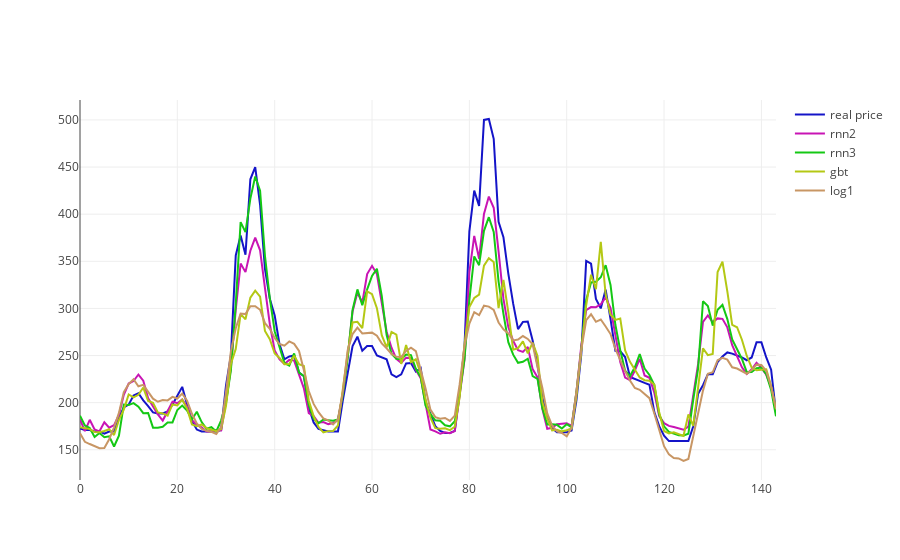

This figure's notebook cell:
### Markdown cell above
##### Linear plot of price real values and forecasts made by top 4 models

### Code cell
trace1=go.Scatter(
    y=y,
    name='real price',
    line=dict(color='rgb(20,20,200)')
)

trace2=go.Scatter(
    y=np.array(y_pred)[:,0],
    name=kols[0],
    line=dict(color='rgb(200,20,180)')
)

trace3=go.Scatter(
    y=np.array(y_pred)[:,1],
    name=kols[1],
    line=dict(color='rgb(20,200,20)')
)

trace4=go.Scatter(
    y=np.array(y_pred)[:,2],
    name=kols[2],
    line=dict(color='rgb(180,200,20)')
)

trace5=go.Scatter(
    y=np.array(y_pred)[:,3],
    name=kols[3],
    line=dict(color='rgb(200,150,100)')
)

layout=go.Layout(
    #title='MAPE errors',
    autosize=False,
    width=800,
    height=500,
)

data=[trace1,trace2,trace3,trace4,trace5]
fig=go.Figure(data=data, layout=layout)

iplot(data,'forecasts',link_text='')

### Figure 1 — Plotly figure (JSON) as saved in the notebook; plotly's stock layout.template omitted (floating-point values rounded to 4 significant figures; data arrays with more than 128 entries replaced by an {"elided": "..."} marker saying what was removed)
{"data": [{"line": {"color": "rgb(20,20,200)"}, "name": "real price", "type": "scatter", "y": {"elided": "144 float values"}}, {"line": {"color": "rgb(200,20,180)"}, "name": "rnn2", "type": "scatter", "y": {"elided": "144 float values"}}, {"line": {"color": "rgb(20,200,20)"}, "name": "rnn3", "type": "scatter", "y": {"elided": "144 float values"}}, {"line": {"color": "rgb(180,200,20)"}, "name": "gbt", "type": "scatter", "y": {"elided": "144 float values"}}, {"line": {"color": "rgb(200,150,100)"}, "name": "log1", "type": "scatter", "y": {"elided": "144 float values"}}], "layout": {}}
